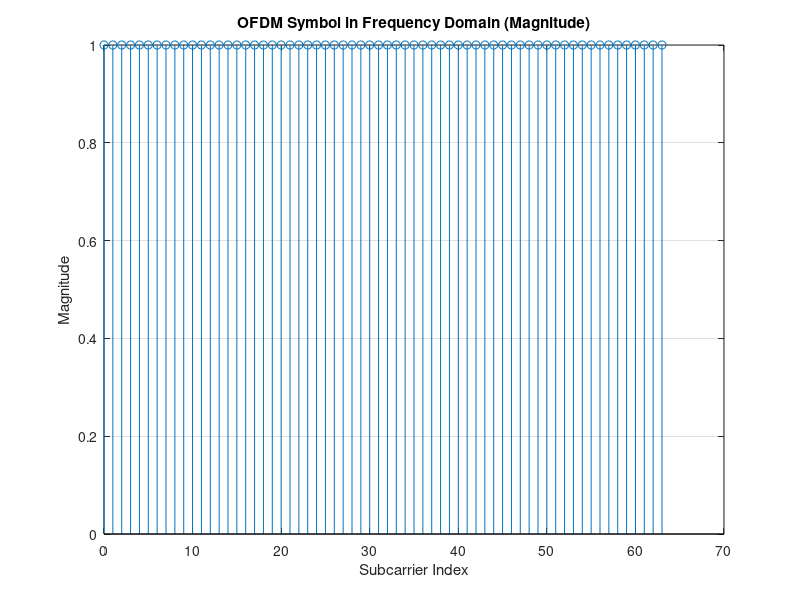
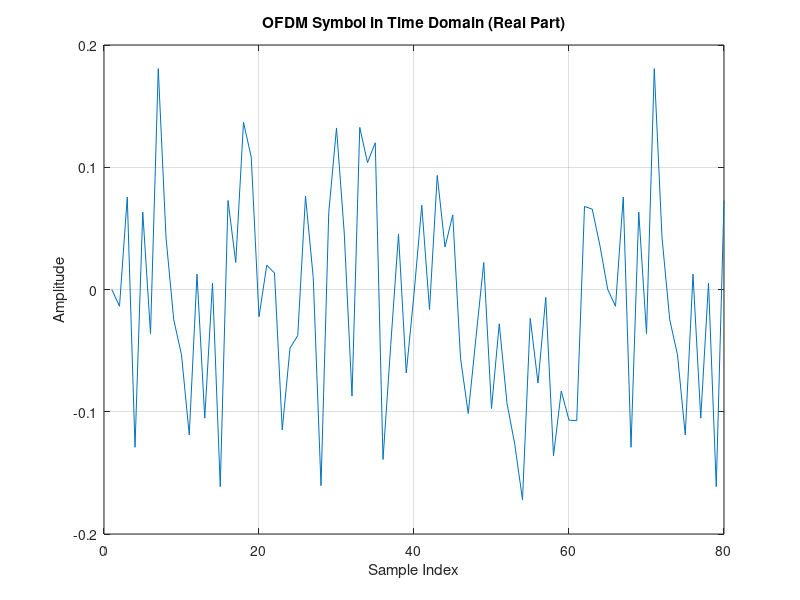

These charts were generated, in order, by the following MATLAB code:
#exp7
N = 64; % Number of subcarriers
CP = 16; % Length of cyclic prefix
numSym = 5; % Number of OFDM symbols
% Generate random bits (2 bits per QPSK symbol)
bits = randi([0 1], N*2*numSym, 1);
% QPSK modulation: map bits to symbols
bits_reshape = reshape(bits, 2, []).';
symbols = (1 - 2*bits_reshape(:,1)) + 1j*(1 - 2*bits_reshape(:,2));
symbols = symbols / sqrt(2); % Normalize power
% Group symbols into OFDM symbols (rows)
ofdm_symbols = reshape(symbols, N, numSym).';
% IFFT to get time domain OFDM signal
time_domain = ifft(ofdm_symbols, N, 2);
% Add cyclic prefix (copy last CP samples to front)
ofdm_with_cp = [time_domain(:, end-CP+1:end) time_domain];
% Received signal (ideal channel, no noise)
received = ofdm_with_cp;
% Remove cyclic prefix
received_no_cp = received(:, CP+1:end);
% FFT to recover frequency domain symbols
received_symbols = fft(received_no_cp, N, 2);
% Flatten for demodulation
received_symbols = received_symbols.';
% QPSK demodulation (decide bits from real and imag parts)
received_bits = zeros(length(bits), 1);
received_bits(1:2:end) = real(received_symbols(:)) < 0;
received_bits(2:2:end) = imag(received_symbols(:)) < 0;
% Calculate errors
numErrors = sum(bits ~= received_bits);
BER = numErrors / length(bits);
fprintf('Bit errors: %d\nBit error rate: %f\n', numErrors, BER);
symbol_idx = 1;
% Frequency domain (QPSK symbols on subcarriers)
figure;
stem(0:N-1, abs(ofdm_symbols(symbol_idx, :)));
title('OFDM Symbol in Frequency Domain (Magnitude)');
xlabel('Subcarrier Index');
ylabel('Magnitude');
grid on;
% Time domain OFDM symbol (with cyclic prefix)
figure;
plot(real(ofdm_with_cp(symbol_idx, :)));
title('OFDM Symbol in Time Domain (Real Part)');
xlabel('Sample Index');
ylabel('Amplitude');
grid on
